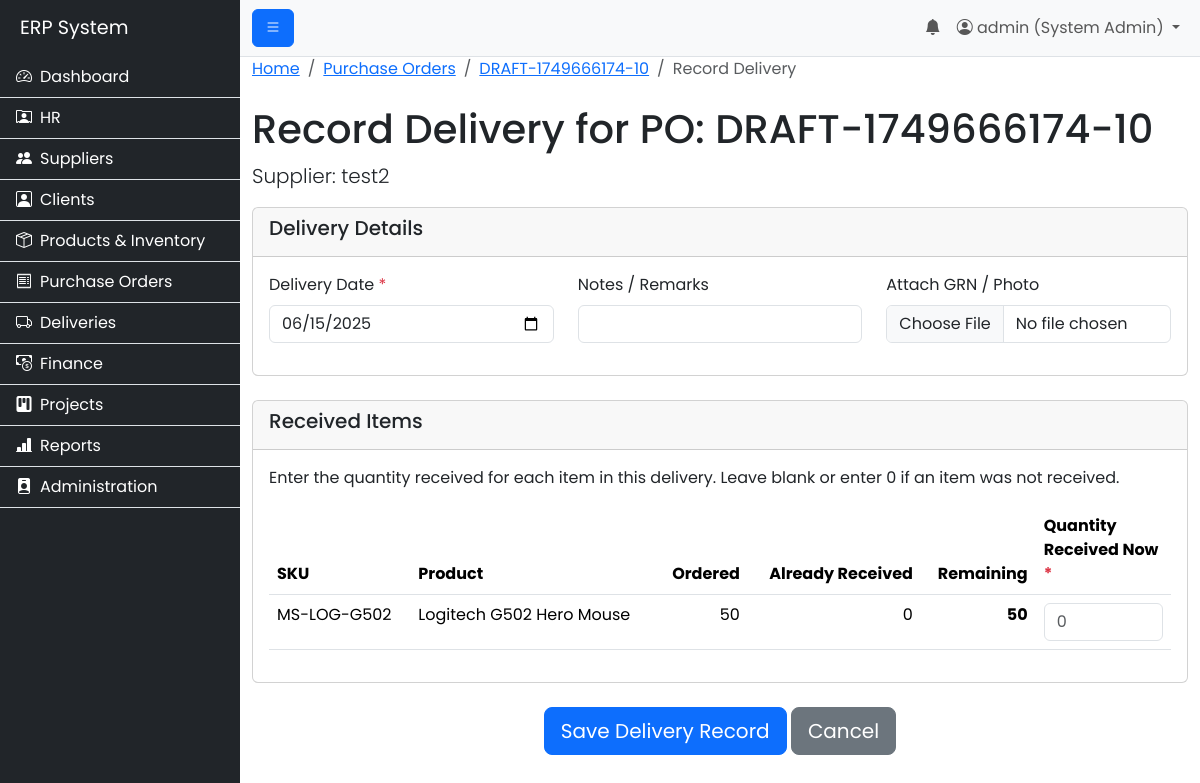
Page /modules/deliveries/record_delivery.php?po_id=42 (signed in) on the committed database.
### tables this page shows
CREATE TABLE `purchase_orders` (
  `id` int(11) NOT NULL,
  `po_number` varchar(50) NOT NULL,
  `supplier_id` int(11) NOT NULL,
  `budget_id` int(11) DEFAULT NULL,
  `order_date` date NOT NULL,
  `expected_delivery_date` date DEFAULT NULL,
  `total_amount` decimal(10,2) NOT NULL DEFAULT 0.00,
  `status` varchar(50) NOT NULL DEFAULT 'Pending',
  `created_at` timestamp NOT NULL DEFAULT current_timestamp()
);

CREATE TABLE `suppliers` (
  `id` int(11) NOT NULL,
  `supplier_name` varchar(255) NOT NULL,
  `address` text DEFAULT NULL,
  `tax_id` varchar(100) DEFAULT NULL,
  `username` varchar(100) DEFAULT NULL,
  `password` varchar(255) DEFAULT NULL,
  `is_active` tinyint(1) NOT NULL DEFAULT 1,
  `bank_name` varchar(255) DEFAULT NULL,
  `bank_account_number` varchar(100) DEFAULT NULL,
  `bank_branch_code` varchar(50) DEFAULT NULL,
  `created_at` timestamp NOT NULL DEFAULT current_timestamp(),
  `updated_at` timestamp NOT NULL DEFAULT current_timestamp() ON UPDATE current_timestamp(),
  `rating_delivery_time` decimal(2,1) DEFAULT NULL,
  `rating_quality` decimal(2,1) DEFAULT NULL,
  `rating_communication` decimal(2,1) DEFAULT NULL,
  `on_time_delivery_rate` decimal(5,2) DEFAULT NULL
);

CREATE TABLE `po_items` (
  `id` int(11) NOT NULL,
  `po_id` int(11) NOT NULL,
  `product_id` int(11) NOT NULL,
  `quantity` int(11) NOT NULL,
  `unit_price` decimal(10,2) NOT NULL,
  `total_price` decimal(10,2) NOT NULL
);

CREATE TABLE `products` (
  `id` int(11) NOT NULL,
  `sku` varchar(100) NOT NULL,
  `product_name` varchar(255) NOT NULL,
  `description` text DEFAULT NULL,
  `price` decimal(10,2) NOT NULL,
  `category_id` int(11) NOT NULL,
  `quantity_in_stock` int(11) NOT NULL DEFAULT 0,
  `reorder_point` int(11) DEFAULT NULL,
  `created_at` timestamp NOT NULL DEFAULT current_timestamp(),
  `updated_at` timestamp NOT NULL DEFAULT current_timestamp() ON UPDATE current_timestamp()
);

### modules/deliveries/record_delivery.php (the view, shortened to what this page needs)
<?php
include('../../includes/header.php');
$po_id = $_GET['po_id'];
$conn = connect_db();
$sql_po = "SELECT po.po_number, s.supplier_name FROM purchase_orders po JOIN suppliers s ON po.supplier_id = s.id WHERE po.id = ?";
$stmt_po = $conn->prepare($sql_po);
$stmt_po->bind_param("i", $po_id);
$stmt_po->execute();
$result_po = $stmt_po->get_result();
$po = $result_po->fetch_assoc();
$sql_items = "SELECT
                pi.id AS po_item_id,
                pi.quantity AS quantity_ordered,
                p.product_name,
                p.sku,
                (SELECT SUM(di.quantity_received)
                 FROM delivery_items di
                 WHERE di.po_item_id = pi.id) AS total_received
              FROM po_items pi
              JOIN products p ON pi.product_id = p.id
              WHERE pi.po_id = ?";
$stmt_items = $conn->prepare($sql_items);
$stmt_items->bind_param("i", $po_id);
$stmt_items->execute();
$result_items = $stmt_items->get_result();
?>
<nav aria-label="breadcrumb">
  <ol class="breadcrumb">
    <li class="breadcrumb-item"><a href="/erp_project/index.php">Home</a></li>
    <li class="breadcrumb-item"><a href="/erp_project/modules/purchase_orders/view_pos.php">Purchase Orders</a></li>
    <li class="breadcrumb-item"><a href="/erp_project/modules/purchase_orders/view_po_details.php?id=<?php echo $po_id; ?>"><?php echo htmlspecialchars($po['po_number']); ?></a></li>
    <li class="breadcrumb-item active" aria-current="page">Record Delivery</li>
  </ol>
</nav>
<h1 class="mt-4">Record Delivery for PO: <?php echo htmlspecialchars($po['po_number']); ?></h1>
<p class="lead">Supplier: <?php echo htmlspecialchars($po['supplier_name']); ?></p>
<form action="handle_record_delivery.php" method="POST" enctype="multipart/form-data">
    <div class="card">
        <div class="card-header"><h5>Delivery Details</h5></div>
        <div class="card-body">
            <div class="row">
                <div class="col-md-4 mb-3">
                    <label for="delivery_date" class="form-label">Delivery Date <span class="text-danger">*</span></label>
                    <input type="date" class="form-control" id="delivery_date" name="delivery_date" value="<?php echo date('Y-m-d'); ?>" required>
                </div>
                <div class="col-md-4 mb-3">
                    <label for="notes" class="form-label">Notes / Remarks</label>
                    <input type="text" class="form-control" id="notes" name="notes">
                </div>
                <div class="col-md-4 mb-3">
                    <label for="grn_file" class="form-label">Attach GRN / Photo</label>
                    <input class="form-control" type="file" id="grn_file" name="grn_file">
                </div>
            </div>
        </div>
    </div>
    <div class="card mt-4">
        <div class="card-header"><h5>Received Items</h5></div>
        <div class="card-body">
            <p>Enter the quantity received for each item in this delivery. Leave blank or enter 0 if an item was not received.</p>
            <div class="table-responsive">
                <table class="table">
                    <thead>
                        <tr>
                            <th>SKU</th>
                            <th>Product</th>
                            <th class="text-end">Ordered</th>
                            <th class="text-end">Already Received</th>
                            <th class="text-end">Remaining</th>
                            <th style="width: 15%;">Quantity Received Now <span class="text-danger">*</span></th>
                        </tr>
                    </thead>
                    <tbody>
                        <?php while($item = $result_items->fetch_assoc()):
                            $total_received = (int)$item['total_received'];
                            $remaining = $item['quantity_ordered'] - $total_received;
                        ?>
                            <tr>
                                <td><?php echo htmlspecialchars($item['sku']); ?></td>
                                <td><?php echo htmlspecialchars($item['product_name']); ?></td>
                                <td class="text-end"><?php echo $item['quantity_ordered']; ?></td>
                                <td class="text-end"><?php echo $total_received; ?></td>
                                <td class="text-end fw-bold"><?php echo $remaining; ?></td>
                                <td>
                                    <input type="number" name="quantity_received[]" class="form-control" min="0" max="<?php echo $remaining; ?>" placeholder="0">
                                </td>
                            </tr>
                        <?php endwhile; ?>
                    </tbody>
                </table>
            </div>
        </div>
    </div>
    <div class="mt-4 text-center">
        <button type="submit" class="btn btn-primary btn-lg">Save Delivery Record</button>
        <a href="/erp_project/modules/purchase_orders/view_po_details.php?id=<?php echo $po_id; ?>" class="btn btn-secondary btn-lg">Cancel</a>
    </div>
</form>
<?php
include('../../includes/footer.php');
?>

### assets/css/style.css (style rules this page uses)
body { font-family: 'Poppins', sans-serif; }

### rows in the picture
purchase_orders: po_number "DRAFT-1749666174-10", supplier.supplier_name "test2"
po_items: product.sku "MS-LOG-G502", product.product_name "Logitech G502 Hero Mouse", quantity "50", total_received "0"

### other values in the picture
$_SESSION['username'] "admin"
$_SESSION['role_name'] "System Admin"
